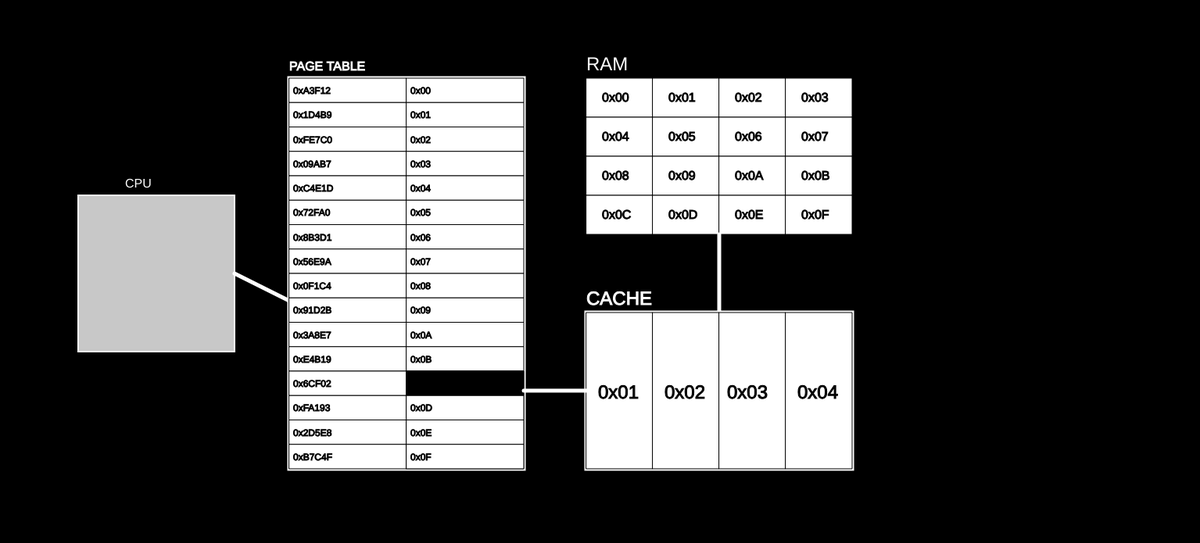
Frame 1 (no input)
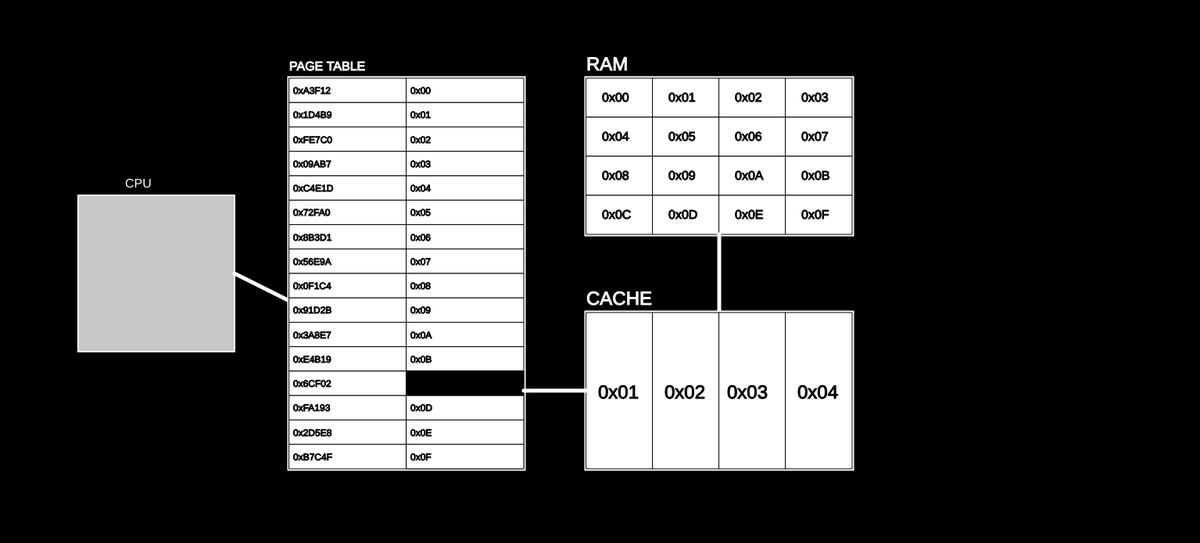
Frame 60 (no input)
Frame 120 (the mouse pressed at the canvas centre since frame 60): identical to frame 60, image omitted

The p5.js sketch that drew these frames (run headless with seeded random() and noise() and a simulated clock; from frame 60 on, the mouse is pressed at the canvas centre):

// p5.js sketch
// ── sketch.js
let color="0x000000"
let first_pa=null;
let second_pa=null;
let first_la=null;
let second_la=null;
// mem_acc will come from the code.js payload

function setup() {
  createCanvas(1535, 695);
}

function draw() {
  background(0);
  
  // RAM
  rect(750, 100, 340, 200);
  strokeWeight(1)
  fill(255); 
  textSize(24);
  text("RAM", 750, 90);
  stroke(0);

  // Row 1
  if(first_pa=="0x00"||second_pa=="0x00"){
    fill(color); rect(750, 100, 85, 50); fill(0); textSize(16); text("0x00", 750 + 20, 100 + 30);
    setTimeout(fill(255)); rect(750, 100, 85, 50); fill(0); textSize(16); text("0x00", 750 + 20, 100 + 30);
  } else {
    fill(255); rect(750, 100, 85, 50); fill(0); textSize(16); text("0x00", 750 + 20, 100 + 30);
  }
  
  if(first_pa=="0x01"||second_pa=="0x01"){
    fill(color); rect(835, 100, 85, 50); fill(0); text("0x01", 835 + 20, 100 + 30);
  } else {
    fill(255); rect(835, 100, 85, 50); fill(0); text("0x01", 835 + 20, 100 + 30);
  }
  
  if(first_pa=="0x02"||second_pa=="0x02"){
    fill(color); rect(920, 100, 85, 50); fill(0); text("0x02", 920 + 20, 100 + 30);
  } else {
    fill(255); rect(920, 100, 85, 50); fill(0); text("0x02", 920 + 20, 100 + 30);
  }
  
  if(first_pa=="0x03"||second_pa=="0x03"){
    fill(color); rect(1005, 100, 85, 50); fill(0); text("0x03", 1005 + 20, 100 + 30);
  } else {
    fill(255); rect(1005, 100, 85, 50); fill(0); text("0x03", 1005 + 20, 100 + 30);
  }

  // Row 2
  if(first_pa=="0x04"||second_pa=="0x04"){
    fill(color); rect(750, 150, 85, 50); fill(0); text("0x04", 750 + 20, 150 + 30);
  } else {
    fill(255); rect(750, 150, 85, 50); fill(0); text("0x04", 750 + 20, 150 + 30);
  }
  
  if(first_pa=="0x05"||second_pa=="0x05"){
    fill(color); rect(835, 150, 85, 50); fill(0); text("0x05", 835 + 20, 150 + 30);
  } else {
    fill(255); rect(835, 150, 85, 50); fill(0); text("0x05", 835 + 20, 150 + 30);
  }
  
  if(first_pa=="0x06"||second_pa=="0x06"){
    fill(color); rect(920, 150, 85, 50); fill(0); text("0x06", 920 + 20, 150 + 30);
  } else {
    fill(255); rect(920, 150, 85, 50); fill(0); text("0x06", 920 + 20, 150 + 30);
  }
  
  if(first_pa=="0x07"||second_pa=="0x07"){
    fill(color); rect(1005, 150, 85, 50); fill(0); text("0x07", 1005 + 20, 150 + 30);
  } else {
    fill(255); rect(1005, 150, 85, 50); fill(0); text("0x07", 1005 + 20, 150 + 30);
  }

  // Row 3
  if(first_pa=="0x08"||second_pa=="0x08"){
    fill(color); rect(750, 200, 85, 50); fill(0); text("0x08", 750 + 20, 200 + 30);
  } else {
    fill(255); rect(750, 200, 85, 50); fill(0); text("0x08", 750 + 20, 200 + 30);
  }
  
  if(first_pa=="0x09"||second_pa=="0x09"){
    fill(color); rect(835, 200, 85, 50); fill(0); text("0x09", 835 + 20, 200 + 30);
  } else {
    fill(255); rect(835, 200, 85, 50); fill(0); text("0x09", 835 + 20, 200 + 30);
  }
  
  if(first_pa=="0x0A"||second_pa=="0x0A"){
    fill(color); rect(920, 200, 85, 50); fill(0); text("0x0A", 920 + 20, 200 + 30);
  } else {
    fill(255); rect(920, 200, 85, 50); fill(0); text("0x0A", 920 + 20, 200 + 30);
  }
  
  if(first_pa=="0x0B"||second_pa=="0x0B"){
    fill(color); rect(1005, 200, 85, 50); fill(0); text("0x0B", 1005 + 20, 200 + 30);
  } else {
    fill(255); rect(1005, 200, 85, 50); fill(0); text("0x0B", 1005 + 20, 200 + 30);
  }

  // Row 4
  if(first_pa=="0x0C"||second_pa=="0x0C"){
    fill(color); rect(750, 250, 85, 50); fill(0); text("0x0C", 750 + 20, 250 + 30);
  } else {
    fill(255); rect(750, 250, 85, 50); fill(0); text("0x0C", 750 + 20, 250 + 30);
  }
  
  if(first_pa=="0x0D"||second_pa=="0x0D"){
    fill(color); rect(835, 250, 85, 50); fill(0); text("0x0D", 835 + 20, 250 + 30);
  } else {
    fill(255); rect(835, 250, 85, 50); fill(0); text("0x0D", 835 + 20, 250 + 30);
  }
  
  if(first_pa=="0x0E"||second_pa=="0x0E"){
    fill(color); rect(920, 250, 85, 50); fill(0); text("0x0E", 920 + 20, 250 + 30);
  } else {
    fill(255); rect(920, 250, 85, 50); fill(0); text("0x0E", 920 + 20, 250 + 30);
  }
  
  if(first_pa=="0x0F"||second_pa=="0x0F"){
    fill(color); rect(1005, 250, 85, 50); fill(0); text("0x0F", 1005 + 20, 250 + 30);
  } else {
    fill(255); rect(1005, 250, 85, 50); fill(0); text("0x0F", 1005 + 20, 250 + 30);
  }

  // Line from RAM to CACHE
  stroke(255);
  strokeWeight(5);
  line(920, 300, 920, 400);

  // CACHE
  rect(750, 400, 340, 200);
  fill(255);
  textSize(24);
  strokeWeight(1);
  text("CACHE", 750, 390);
  stroke(0);

  if(first_pa=="0x01"||second_pa=="0x01"){
    fill(color); rect(750, 400, 85, 200); fill(0); text("0x01", 750+15,400+110);
  } else {
    fill(255); rect(750, 400, 85, 200); fill(0); text("0x01", 750+15,400+110);
  }
  
  if(first_pa=="0x02"||second_pa=="0x02"){
    fill(color); rect(835, 400, 85, 200); fill(0); text("0x02", 750+100,400+110);
  } else {
    fill(255); rect(835, 400, 85, 200); fill(0); text("0x02", 750+100,400+110);
  }
  
  if(first_pa=="0x03"||second_pa=="0x03"){
    fill(color); rect(920, 400, 85, 200); fill(0); text("0x03", 750+180,400+110);
  } else {
    fill(255); rect(920, 400, 85, 200); fill(0); text("0x03", 750+180,400+110);
  }
  
  if(first_pa=="0x04"||second_pa=="0x04"){
    fill(color); rect(1005, 400, 85, 200); fill(0); text("0x04", 750+270,400+110);
  } else {
    fill(255); rect(1005, 400, 85, 200); fill(0); text("0x04", 750+270,400+110);
  }

  // CPU
  if(first_pa=="CPU"||second_pa=="CPU"){
    fill(color);
  } else {
    fill(200);
  }
  stroke(255);  
  strokeWeight(2);
  rect(100, 250, 200, 200);

  fill(255);  
  noStroke();
  textSize(16);
  text("CPU", 160, 240);

  stroke(255);        
  strokeWeight(5);
  line(300, 350, 400, 400);
  
  // Page Table
  rect(370, 100, 300, 500);
  strokeWeight(1); 
  fill(255);
  textSize(16);
  text("PAGE TABLE", 370, 90);
  stroke(0);

  let ptCellW = 150;
  let ptCellH = 31.25;

  // Column 1
  if(first_la=="0xA3F12"||second_la=="0xA3F12"){
    fill(color); rect(370, 100 + 0 * ptCellH, ptCellW, ptCellH); fill(0); textSize(12); text("0xA3F12", 370 + 5, 100 + 0 * ptCellH + 20);
  } else {
    fill(255); rect(370, 100 + 0 * ptCellH, ptCellW, ptCellH); fill(0); textSize(12); text("0xA3F12", 370 + 5, 100 + 0 * ptCellH + 20);
  }
  
  if(first_la=="0x1D4B9"||second_la=="0x1D4B9"){
    fill(color); rect(370, 100 + 1 * ptCellH, ptCellW, ptCellH); fill(0); text("0x1D4B9", 370 + 5, 100 + 1 * ptCellH + 20);
  } else {
    fill(255); rect(370, 100 + 1 * ptCellH, ptCellW, ptCellH); fill(0); text("0x1D4B9", 370 + 5, 100 + 1 * ptCellH + 20);
  }
  
  if(first_la=="0xFE7C0"||second_la=="0xFE7C0"){
    fill(color); rect(370, 100 + 2 * ptCellH, ptCellW, ptCellH); fill(0); text("0xFE7C0", 370 + 5, 100 + 2 * ptCellH + 20);
  } else {
    fill(255); rect(370, 100 + 2 * ptCellH, ptCellW, ptCellH); fill(0); text("0xFE7C0", 370 + 5, 100 + 2 * ptCellH + 20);
  }
  
  if(first_la=="0x09AB7"||second_la=="0x09AB7"){
    fill(color); rect(370, 100 + 3 * ptCellH, ptCellW, ptCellH); fill(0); text("0x09AB7", 370 + 5, 100 + 3 * ptCellH + 20);
  } else {
    fill(255); rect(370, 100 + 3 * ptCellH, ptCellW, ptCellH); fill(0); text("0x09AB7", 370 + 5, 100 + 3 * ptCellH + 20);
  }
  
  if(first_la=="0xC4E1D"||second_la=="0xC4E1D"){
    fill(color); rect(370, 100 + 4 * ptCellH, ptCellW, ptCellH); fill(0); text("0xC4E1D", 370 + 5, 100 + 4 * ptCellH + 20);
  } else {
    fill(255); rect(370, 100 + 4 * ptCellH, ptCellW, ptCellH); fill(0); text("0xC4E1D", 370 + 5, 100 + 4 * ptCellH + 20);
  }
  
  if(first_la=="0x72FA0"||second_la=="0x72FA0"){
    fill(color); rect(370, 100 + 5 * ptCellH, ptCellW, ptCellH); fill(0); text("0x72FA0", 370 + 5, 100 + 5 * ptCellH + 20);
  } else {
    fill(255); rect(370, 100 + 5 * ptCellH, ptCellW, ptCellH); fill(0); text("0x72FA0", 370 + 5, 100 + 5 * ptCellH + 20);
  }
  
  if(first_la=="0x8B3D1"||second_la=="0x8B3D1"){
    fill(color); rect(370, 100 + 6 * ptCellH, ptCellW, ptCellH); fill(0); text("0x8B3D1", 370 + 5, 100 + 6 * ptCellH + 20);
  } else {
    fill(255); rect(370, 100 + 6 * ptCellH, ptCellW, ptCellH); fill(0); text("0x8B3D1", 370 + 5, 100 + 6 * ptCellH + 20);
  }
  
  if(first_la=="0x56E9A"||second_la=="0x56E9A"){
    fill(color); rect(370, 100 + 7 * ptCellH, ptCellW, ptCellH); fill(0); text("0x56E9A", 370 + 5, 100 + 7 * ptCellH + 20);
  } else {
    fill(255); rect(370, 100 + 7 * ptCellH, ptCellW, ptCellH); fill(0); text("0x56E9A", 370 + 5, 100 + 7 * ptCellH + 20);
  }
  
  if(first_la=="0x0F1C4"||second_la=="0x0F1C4"){
    fill(color); rect(370, 100 + 8 * ptCellH, ptCellW, ptCellH); fill(0); text("0x0F1C4", 370 + 5, 100 + 8 * ptCellH + 20);
  } else {
    fill(255); rect(370, 100 + 8 * ptCellH, ptCellW, ptCellH); fill(0); text("0x0F1C4", 370 + 5, 100 + 8 * ptCellH + 20);
  }
  
  if(first_la=="0x91D2B"||second_la=="0x91D2B"){
    fill(color); rect(370, 100 + 9 * ptCellH, ptCellW, ptCellH); fill(0); text("0x91D2B", 370 + 5, 100 + 9 * ptCellH + 20);
  } else {
    fill(255); rect(370, 100 + 9 * ptCellH, ptCellW, ptCellH); fill(0); text("0x91D2B", 370 + 5, 100 + 9 * ptCellH + 20);
  }
  
  if(first_la=="0x3A8E7"||second_la=="0x3A8E7"){
    fill(color); rect(370, 100 + 10 * ptCellH, ptCellW, ptCellH); fill(0); text("0x3A8E7", 370 + 5, 100 + 10 * ptCellH + 20);
  } else {
    fill(255); rect(370, 100 + 10 * ptCellH, ptCellW, ptCellH); fill(0); text("0x3A8E7", 370 + 5, 100 + 10 * ptCellH + 20);
  }
  
  if(first_la=="0xE4B19"||second_la=="0xE4B19"){
    fill(color); rect(370, 100 + 11 * ptCellH, ptCellW, ptCellH); fill(0); text("0xE4B19", 370 + 5, 100 + 11 * ptCellH + 20);
  } else {
    fill(255); rect(370, 100 + 11 * ptCellH, ptCellW, ptCellH); fill(0); text("0xE4B19", 370 + 5, 100 + 11 * ptCellH + 20);
  }
  
  if(first_la=="0x6CF02"||second_la=="0x6CF02"){
    fill(color); rect(370, 100 + 12 * ptCellH, ptCellW, ptCellH); fill(0); text("0x6CF02", 370 + 5, 100 + 12 * ptCellH + 20);
  } else {
    fill(255); rect(370, 100 + 12 * ptCellH, ptCellW, ptCellH); fill(0); text("0x6CF02", 370 + 5, 100 + 12 * ptCellH + 20);
  }
  
  if(first_la=="0xFA193"||second_la=="0xFA193"){
    fill(color); rect(370, 100 + 13 * ptCellH, ptCellW, ptCellH); fill(0); text("0xFA193", 370 + 5, 100 + 13 * ptCellH + 20);
  } else {
    fill(255); rect(370, 100 + 13 * ptCellH, ptCellW, ptCellH); fill(0); text("0xFA193", 370 + 5, 100 + 13 * ptCellH + 20);
  }
  
  if(first_la=="0x2D5E8"||second_la=="0x2D5E8"){
    fill(color); rect(370, 100 + 14 * ptCellH, ptCellW, ptCellH); fill(0); text("0x2D5E8", 370 + 5, 100 + 14 * ptCellH + 20);
  } else {
    fill(255); rect(370, 100 + 14 * ptCellH, ptCellW, ptCellH); fill(0); text("0x2D5E8", 370 + 5, 100 + 14 * ptCellH + 20);
  }
  
  if(first_la=="0xB7C4F"||second_la=="0xB7C4F"){
    fill(color); rect(370, 100 + 15 * ptCellH, ptCellW, ptCellH); fill(0); text("0xB7C4F", 370 + 5, 100 + 15 * ptCellH + 20);
  } else {
    fill(255); rect(370, 100 + 15 * ptCellH, ptCellW, ptCellH); fill(0); text("0xB7C4F", 370 + 5, 100 + 15 * ptCellH + 20);
  }

  // Column 2
  if(first_la=="0x00"||second_la=="0x00"){
    fill(color); rect(370 + ptCellW, 100 + 0 * ptCellH, ptCellW, ptCellH); fill(0); text("0x00", 370 + ptCellW + 5, 100 + 0 * ptCellH + 20);
  } else {
    fill(255); rect(370 + ptCellW, 100 + 0 * ptCellH, ptCellW, ptCellH); fill(0); text("0x00", 370 + ptCellW + 5, 100 + 0 * ptCellH + 20);
  }
  
  if(first_la=="0x01"||second_la=="0x01"){
    fill(color); rect(370 + ptCellW, 100 + 1 * ptCellH, ptCellW, ptCellH); fill(0); text("0x01", 370 + ptCellW + 5, 100 + 1 * ptCellH + 20);
  } else {
    fill(255); rect(370 + ptCellW, 100 + 1 * ptCellH, ptCellW, ptCellH); fill(0); text("0x01", 370 + ptCellW + 5, 100 + 1 * ptCellH + 20);
  }
  
  if(first_la=="0x02"||second_la=="0x02"){
    fill(color); rect(370 + ptCellW, 100 + 2 * ptCellH, ptCellW, ptCellH); fill(0); text("0x02", 370 + ptCellW + 5, 100 + 2 * ptCellH + 20);
  } else {
    fill(255); rect(370 + ptCellW, 100 + 2 * ptCellH, ptCellW, ptCellH); fill(0); text("0x02", 370 + ptCellW + 5, 100 + 2 * ptCellH + 20);
  }
  
  if(first_la=="0x03"||second_la=="0x03"){
    fill(color); rect(370 + ptCellW, 100 + 3 * ptCellH, ptCellW, ptCellH); fill(0); text("0x03", 370 + ptCellW + 5, 100 + 3 * ptCellH + 20);
  } else {
    fill(255); rect(370 + ptCellW, 100 + 3 * ptCellH, ptCellW, ptCellH); fill(0); text("0x03", 370 + ptCellW + 5, 100 + 3 * ptCellH + 20);
  }
  
  if(first_la=="0x04"||second_la=="0x04"){
    fill(color); rect(370 + ptCellW, 100 + 4 * ptCellH, ptCellW, ptCellH); fill(0); text("0x04", 370 + ptCellW + 5, 100 + 4 * ptCellH + 20);
  } else {
    fill(255); rect(370 + ptCellW, 100 + 4 * ptCellH, ptCellW, ptCellH); fill(0); text("0x04", 370 + ptCellW + 5, 100 + 4 * ptCellH + 20);
  }
  
  if(first_la=="0x05"||second_la=="0x05"){
    fill(color); rect(370 + ptCellW, 100 + 5 * ptCellH, ptCellW, ptCellH); fill(0); text("0x05", 370 + ptCellW + 5, 100 + 5 * ptCellH + 20);
  } else {
    fill(255); rect(370 + ptCellW, 100 + 5 * ptCellH, ptCellW, ptCellH); fill(0); text("0x05", 370 + ptCellW + 5, 100 + 5 * ptCellH + 20);
  }
  
  if(first_la=="0x06"||second_la=="0x06"){
    fill(color); rect(370 + ptCellW, 100 + 6 * ptCellH, ptCellW, ptCellH); fill(0); text("0x06", 370 + ptCellW + 5, 100 + 6 * ptCellH + 20);
  } else {
    fill(255); rect(370 + ptCellW, 100 + 6 * ptCellH, ptCellW, ptCellH); fill(0); text("0x06", 370 + ptCellW + 5, 100 + 6 * ptCellH + 20);
  }
  
  if(first_la=="0x07"||second_la=="0x07"){
    fill(color); rect(370 + ptCellW, 100 + 7 * ptCellH, ptCellW, ptCellH); fill(0); text("0x07", 370 + ptCellW + 5, 100 + 7 * ptCellH + 20);
  } else {
    fill(255); rect(370 + ptCellW, 100 + 7 * ptCellH, ptCellW, ptCellH); fill(0); text("0x07", 370 + ptCellW + 5, 100 + 7 * ptCellH + 20);
  }
  
  if(first_la=="0x08"||second_la=="0x08"){
    fill(color); rect(370 + ptCellW, 100 + 8 * ptCellH, ptCellW, ptCellH); fill(0); text("0x08", 370 + ptCellW + 5, 100 + 8 * ptCellH + 20);
  } else {
    fill(255); rect(370 + ptCellW, 100 + 8 * ptCellH, ptCellW, ptCellH); fill(0); text("0x08", 370 + ptCellW + 5, 100 + 8 * ptCellH + 20);
  }
  
  if(first_la=="0x09"||second_la=="0x09"){
    fill(color); rect(370 + ptCellW, 100 + 9 * ptCellH, ptCellW, ptCellH); fill(0); text("0x09", 370 + ptCellW + 5, 100 + 9 * ptCellH + 20);
  } else {
    fill(255); rect(370 + ptCellW, 100 + 9 * ptCellH, ptCellW, ptCellH); fill(0); text("0x09", 370 + ptCellW + 5, 100 + 9 * ptCellH + 20);
  }
  
  if(first_la=="0x0A"||second_la=="0x0A"){
    fill(color); rect(370 + ptCellW, 100 + 10 * ptCellH, ptCellW, ptCellH); fill(0); text("0x0A", 370 + ptCellW + 5, 100 + 10 * ptCellH + 20);
  } else {
    fill(255); rect(370 + ptCellW, 100 + 10 * ptCellH, ptCellW, ptCellH); fill(0); text("0x0A", 370 + ptCellW + 5, 100 + 10 * ptCellH + 20);
  }
  
  if(first_la=="0x0B"||second_la=="0x0B"){
    fill(color); rect(370 + ptCellW, 100 + 11 * ptCellH, ptCellW, ptCellH); fill(0); text("0x0B", 370 + ptCellW + 5, 100 + 11 * ptCellH + 20);
  } else {
    fill(255); rect(370 + ptCellW, 100 + 11 * ptCellH, ptCellW, ptCellH); fill(0); text("0x0B", 370 + ptCellW + 5, 100 + 11 * ptCellH + 20);
  }
  
  if(first_la=="0x0C"||second_la=="0x0C"){
    fill(color); rect(370 + ptCellW, 100 + 12 * ptCellH, ptCellW, ptCellH); fill(0); text("0x0C", 370 + ptCellW + 5, 100 + 12 * ptCellH + 20);
  } else {
    fill(255); rect(370 + ptCellW, 100 + 12 * ptCellH, ptCellW, ptCellH); fill(0); text("0x0C", 370 + ptCellW + 5, 100 + 12 * ptCellH + 20);
  }
  
  if(first_la=="0x0D"||second_la=="0x0D"){
    fill(color); rect(370 + ptCellW, 100 + 13 * ptCellH, ptCellW, ptCellH); fill(0); text("0x0D", 370 + ptCellW + 5, 100 + 13 * ptCellH + 20);
  } else {
    fill(255); rect(370 + ptCellW, 100 + 13 * ptCellH, ptCellW, ptCellH); fill(0); text("0x0D", 370 + ptCellW + 5, 100 + 13 * ptCellH + 20);
  }
  
  if(first_la=="0x0E"||second_la=="0x0E"){
    fill(color); rect(370 + ptCellW, 100 + 14 * ptCellH, ptCellW, ptCellH); fill(0); text("0x0E", 370 + ptCellW + 5, 100 + 14 * ptCellH + 20);
  } else {
    fill(255); rect(370 + ptCellW, 100 + 14 * ptCellH, ptCellW, ptCellH); fill(0); text("0x0E", 370 + ptCellW + 5, 100 + 14 * ptCellH + 20);
  }
  
  if(first_la=="0x0F"||second_la=="0x0F"){
    fill(color); rect(370 + ptCellW, 100 + 15 * ptCellH, ptCellW, ptCellH); fill(0); text("0x0F", 370 + ptCellW + 5, 100 + 15 * ptCellH + 20);
  } else {
    fill(255); rect(370 + ptCellW, 100 + 15 * ptCellH, ptCellW, ptCellH); fill(0); text("0x0F", 370 + ptCellW + 5, 100 + 15 * ptCellH + 20);
  }(255); rect(370 + ptCellW, 100 + 12 * ptCellH, ptCellW, ptCellH); fill(0); text("0x0C", 370 + ptCellW + 5, 100 + 12 * ptCellH + 20);
  fill(255); rect(370 + ptCellW, 100 + 13 * ptCellH, ptCellW, ptCellH); fill(0); text("0x0D", 370 + ptCellW + 5, 100 + 13 * ptCellH + 20);
  fill(255); rect(370 + ptCellW, 100 + 14 * ptCellH, ptCellW, ptCellH); fill(0); text("0x0E", 370 + ptCellW + 5, 100 + 14 * ptCellH + 20);
  fill(255); rect(370 + ptCellW, 100 + 15 * ptCellH, ptCellW, ptCellH); fill(0); text("0x0F", 370 + ptCellW + 5, 100 + 15 * ptCellH + 20);

  stroke(255);
  strokeWeight(5);
  line(670, 500, 750, 500);
}
